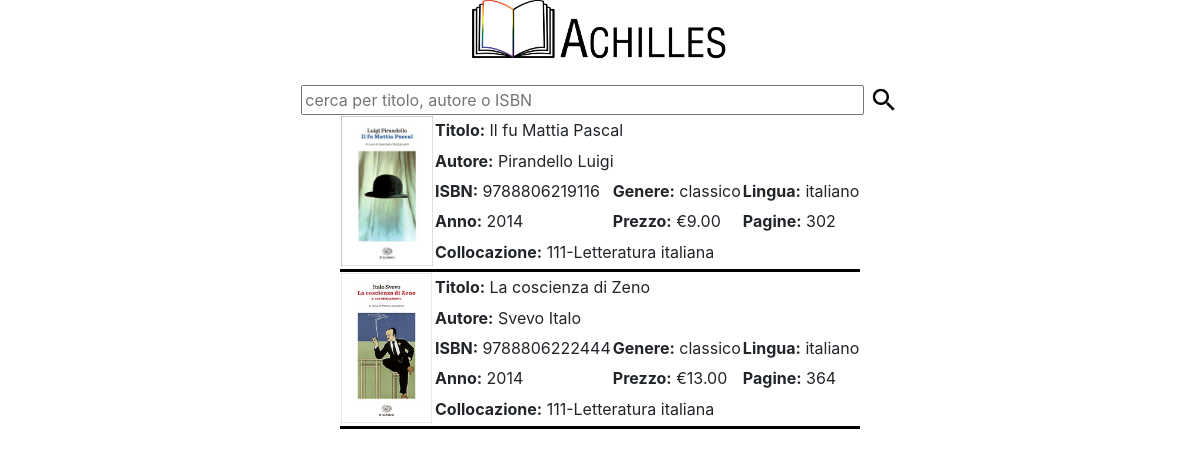
The app's page /GusattoDerek_Achilles/achilles.php (signed in) with its own data.
### tables this page shows
CREATE TABLE `libro` (
  `idLibro` int(11) NOT NULL,
  `titolo` varchar(100) NOT NULL,
  `lingua` varchar(100) NOT NULL,
  `immagine` varchar(150) DEFAULT NULL,
  `anno` int(11) NOT NULL,
  `numPagine` int(11) NOT NULL,
  `prezzo` decimal(6,2) DEFAULT NULL,
  `ISBN` varchar(13) NOT NULL,
  `fkEditore` int(11) NOT NULL,
  `fkCollocazione` int(11) NOT NULL,
  `fkBiblioteca` int(11) NOT NULL
);

CREATE TABLE `autore` (
  `idAutore` int(11) NOT NULL,
  `nome` varchar(50) NOT NULL,
  `cognome` varchar(50) NOT NULL,
  `sesso` varchar(1) DEFAULT NULL,
  `nazionalita` varchar(40) NOT NULL,
  `dataNascita` date NOT NULL,
  `dataMorte` date DEFAULT NULL
);

CREATE TABLE `genere` (
  `idGenere` int(11) NOT NULL,
  `descrizione` varchar(40) NOT NULL
);

CREATE TABLE `collocazione` (
  `codice` int(11) NOT NULL,
  `sezione` varchar(40) NOT NULL
);

### GusattoDerek_Achilles/achilles.php (the view, shortened to what this page needs)
<!DOCTYPE html>
<html>
<head>
<link rel="stylesheet" href="https://cdn.jsdelivr.net/npm/bootstrap@4.6.0/dist/css/bootstrap.min.css">
<link rel="stylesheet" href="stylesheet.css">
</head>
<body onload="intestazione()">
<center>
<div class="header">
<a href="achilles.php" ><img src="images/logo.png" height="70px"/></a>
</div>
<div class="container">
    <form  name="cerca" method="get" action="<?php echo $_SERVER['PHP_SELF']; ?>" style="margin-top: 15px;">
    <input size="50" type="text" name="cerca" placeholder="cerca per titolo, autore o ISBN" style="vertical-align: middle" />
    <input type="image" src="images/icons/search.png" alt="Submit" width="30" height="30" style="border-width: 0; vertical-align: middle" >
    </form>
</div>
<?php
$con = new mysqli(DB_SERVER, DB_USERNAME, DB_PASSWORD, DB_NAME);
$con->set_charset("utf8");
if(isset($_GET['cerca'])){
	$cerca = $_GET['cerca'];
}else{
	$cerca = '';
}
$sql = "SELECT libro.*, autore.nome, autore.cognome, collocazione.*, genere.descrizione";
$sql .= " FROM libro";
$sql .= " INNER JOIN scrivere ON libro.idLibro=scrivere.fkLibro";
$sql .= " INNER JOIN autore ON autore.idAutore=scrivere.fkAutore";
$sql .= " INNER JOIN collocazione ON libro.fkCollocazione=collocazione.codice";
$sql .= " INNER JOIN comprendere ON libro.idLibro=comprendere.fkLibro";
$sql .= " INNER JOIN genere ON genere.idGenere=comprendere.fkGenere";
$sql .= " WHERE idLibro IN (SELECT idLibro FROM libro";
$sql .= " WHERE titolo LIKE '%".$cerca."%'";
$sql .= " OR autore.nome LIKE '%".$cerca."%'";
$sql .= " OR autore.cognome LIKE '%".$cerca."%'";
$sql .= " OR ISBN LIKE '%".$cerca."%' )";
if(isset($_SESSION['idBiblioteca'])){
    $sql .= " AND idLibro IN (SELECT idLibro FROM libro INNER JOIN biblioteca ON idBiblioteca=fkBiblioteca WHERE idBiblioteca = '".$_SESSION['idBiblioteca']."')";
}
$result = $con->query($sql);
	if ($result) {
        if ($result->num_rows > 0) {
            echo "<table>";
            while($row=$result->fetch_array()){
                echo "<tr >";
                echo "<td rowspan='5' ><img src='".$row['immagine']."' height='150'></td>";
                echo "<td colspan='3'><b>Titolo:</b> ".$row['titolo']."</td>";
                echo "</tr>";
                echo "<tr>";
                echo "<td colspan='3' ><b>Autore:</b> ".$row['cognome']." ".$row['nome']."</td>";
                echo "</tr>";
                echo "<tr>";
                echo "<td ><b>ISBN:</b> ".$row['ISBN']."</td>";
                echo "<td ><b>Genere:</b> ".$row['descrizione']."</td>";
                echo "<td ><b>Lingua:</b> ".$row['lingua']."</td>";
                echo "</tr>";
                echo "<tr>";
                echo "<td ><b>Anno:</b> ".$row['anno']."</td>";
                echo "<td ><b>Prezzo:</b> €".$row['prezzo']."</td>";
                echo "<td ><b>Pagine:</b> ".$row['numPagine']."</td>";
                echo "</tr>";
                echo "<tr>";
                echo "<td colspan='3' ><b>Collocazione:</b> ".$row['codice']."-".$row['sezione']."</td>";
                echo "</tr>";
                echo "<tr  style='border-bottom: 3px solid black;'><td colspan='5'></td></tr>";
            }
            echo "</table>";
        } else {
        }
    } else {
		echo "errore: ".$con->error;
    }
?>
</center>
</body>
</html>

### GusattoDerek_Achilles/stylesheet.css (style rules this page uses)
.header { height: 15%; display: block; }
a { text-decoration: none; font-weight: bold; font-family: Verdana, Geneva, Tahoma, sans-serif; color: black; }

### records on screen
libro: immagine (picture), titolo "Il fu Mattia Pascal", autore.cognome "Pirandello", autore.nome "Luigi", ISBN "9788806219116", genere.descrizione "classico", lingua "italiano", anno "2014", prezzo "9.00", numPagine "302", fkCollocazione.codice "111", fkCollocazione.sezione "Letteratura italiana"
libro: immagine (picture), titolo "La coscienza di Zeno", autore.cognome "Svevo", autore.nome "Italo", ISBN "9788806222444", genere.descrizione "classico", lingua "italiano", anno "2014", prezzo "13.00", numPagine "364", fkCollocazione.codice "111", fkCollocazione.sezione "Letteratura italiana"
